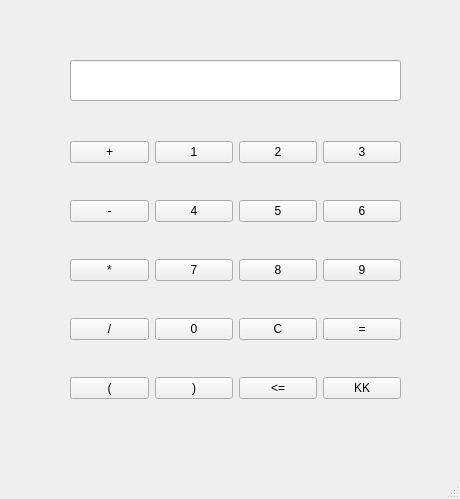
<?xml version="1.0" encoding="UTF-8"?>
<ui version="4.0">
 <class>MainWindow</class>
 <widget class="QMainWindow" name="MainWindow">
  <property name="geometry">
   <rect>
    <x>0</x>
    <y>0</y>
    <width>460</width>
    <height>499</height>
   </rect>
  </property>
  <property name="windowTitle">
   <string>MainWindow</string>
  </property>
  <widget class="QWidget" name="centralwidget">
   <widget class="QWidget" name="gridLayoutWidget">
    <property name="geometry">
     <rect>
      <x>70</x>
      <y>110</y>
      <width>331</width>
      <height>321</height>
     </rect>
    </property>
    <layout class="QGridLayout" name="gridLayout">
     <item row="0" column="2">
      <widget class="QPushButton" name="btn2">
       <property name="text">
        <string>2</string>
       </property>
      </widget>
     </item>
     <item row="3" column="1">
      <widget class="QPushButton" name="btn0">
       <property name="text">
        <string>0</string>
       </property>
      </widget>
     </item>
     <item row="2" column="0">
      <widget class="QPushButton" name="btnCarp">
       <property name="text">
        <string>*</string>
       </property>
      </widget>
     </item>
     <item row="0" column="3">
      <widget class="QPushButton" name="btn3">
       <property name="text">
        <string>3</string>
       </property>
      </widget>
     </item>
     <item row="3" column="2">
      <widget class="QPushButton" name="btnC">
       <property name="text">
        <string>C</string>
       </property>
      </widget>
     </item>
     <item row="0" column="0">
      <widget class="QPushButton" name="btnTopla">
       <property name="text">
        <string>+</string>
       </property>
      </widget>
     </item>
     <item row="1" column="2">
      <widget class="QPushButton" name="btn5">
       <property name="text">
        <string>5</string>
       </property>
      </widget>
     </item>
     <item row="1" column="3">
      <widget class="QPushButton" name="btn6">
       <property name="text">
        <string>6</string>
       </property>
      </widget>
     </item>
     <item row="0" column="1">
      <widget class="QPushButton" name="btn1">
       <property name="text">
        <string>1</string>
       </property>
      </widget>
     </item>
     <item row="1" column="0">
      <widget class="QPushButton" name="btnCikar">
       <property name="text">
        <string>-</string>
       </property>
      </widget>
     </item>
     <item row="2" column="1">
      <widget class="QPushButton" name="btn7">
       <property name="text">
        <string>7</string>
       </property>
      </widget>
     </item>
     <item row="1" column="1">
      <widget class="QPushButton" name="btn4">
       <property name="text">
        <string>4</string>
       </property>
      </widget>
     </item>
     <item row="2" column="3">
      <widget class="QPushButton" name="btn9">
       <property name="text">
        <string>9</string>
       </property>
      </widget>
     </item>
     <item row="2" column="2">
      <widget class="QPushButton" name="btn8">
       <property name="text">
        <string>8</string>
       </property>
      </widget>
     </item>
     <item row="3" column="0">
      <widget class="QPushButton" name="btnBol">
       <property name="text">
        <string>/</string>
       </property>
      </widget>
     </item>
     <item row="4" column="0">
      <widget class="QPushButton" name="btnAc">
       <property name="text">
        <string>(</string>
       </property>
      </widget>
     </item>
     <item row="4" column="1">
      <widget class="QPushButton" name="btnKapa">
       <property name="text">
        <string>)</string>
       </property>
      </widget>
     </item>
     <item row="4" column="2">
      <widget class="QPushButton" name="btnBackspace">
       <property name="text">
        <string>&lt;=</string>
       </property>
      </widget>
     </item>
     <item row="3" column="3">
      <widget class="QPushButton" name="btnEsit">
       <property name="sizePolicy">
        <sizepolicy hsizetype="Minimum" vsizetype="Minimum">
         <horstretch>0</horstretch>
         <verstretch>0</verstretch>
        </sizepolicy>
       </property>
       <property name="text">
        <string>=</string>
       </property>
      </widget>
     </item>
     <item row="4" column="3">
      <widget class="QPushButton" name="bKok">
       <property name="text">
        <string>KK</string>
       </property>
      </widget>
     </item>
    </layout>
   </widget>
   <widget class="QLineEdit" name="txtSonuc">
    <property name="geometry">
     <rect>
      <x>70</x>
      <y>60</y>
      <width>331</width>
      <height>41</height>
     </rect>
    </property>
   </widget>
  </widget>
  <widget class="QMenuBar" name="menubar">
   <property name="geometry">
    <rect>
     <x>0</x>
     <y>0</y>
     <width>460</width>
     <height>21</height>
    </rect>
   </property>
  </widget>
  <widget class="QStatusBar" name="statusbar"/>
 </widget>
 <resources/>
 <connections/>
</ui>
